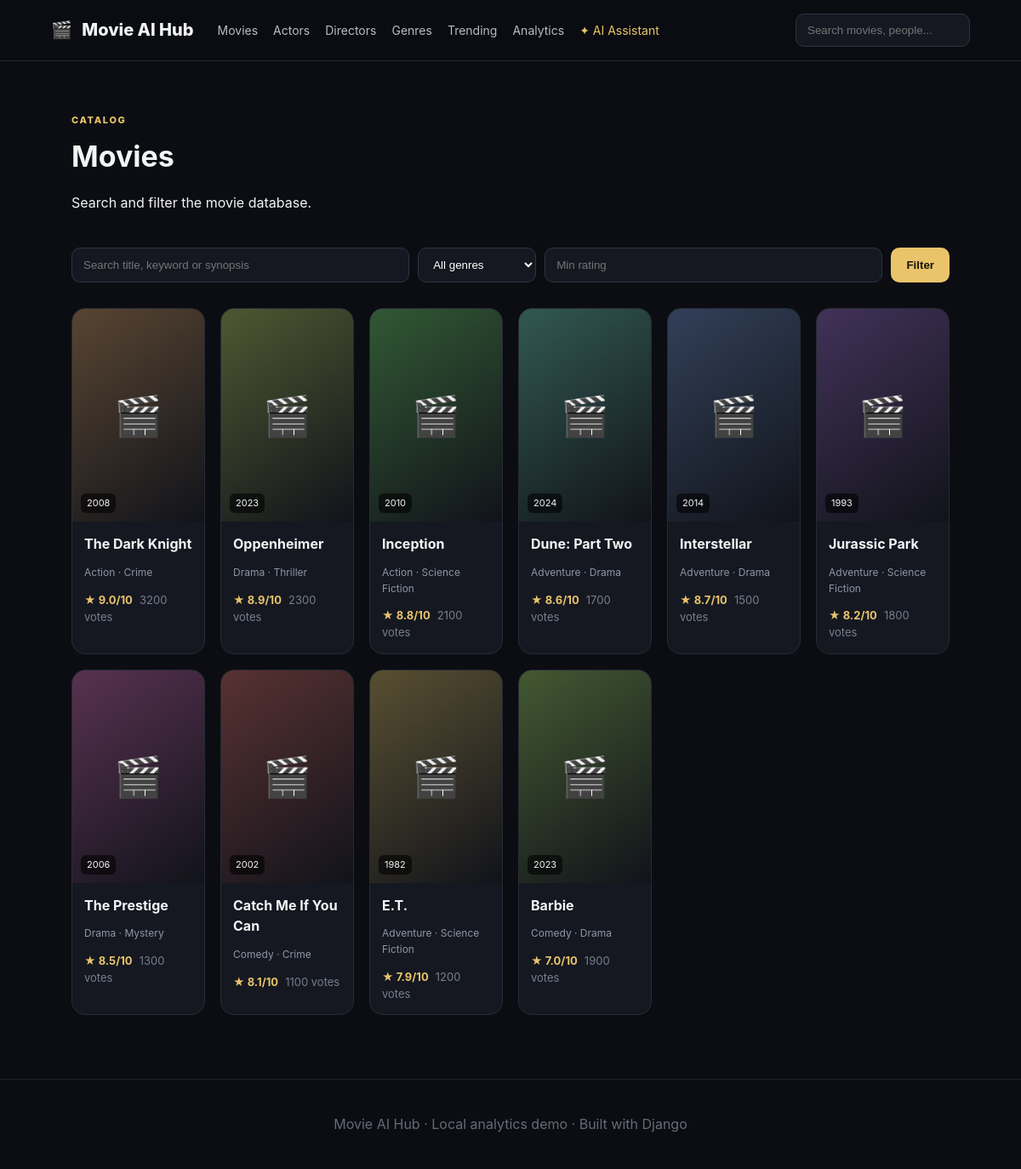
Page /movies/ on the committed database.
### core/models.py (models this page shows, shortened)
class Movie(models.Model):
    STATUS_CHOICES = [
        ("upcoming", "Upcoming"), ("released", "Released"),
        ("theatres", "In Theatres"), ("streaming", "Streaming"),
        ("archived", "Archived"),
    ]
    title = models.CharField(max_length=220)
    slug = models.SlugField(unique=True)
    poster = models.URLField(blank=True)
    backdrop = models.URLField(blank=True)
    release_date = models.DateField(null=True, blank=True)
    runtime = models.PositiveIntegerField(default=120, help_text="Runtime in minutes")
    language = models.CharField(max_length=80, default="English")
    country = models.CharField(max_length=120, blank=True)
    synopsis = models.TextField()
    certification = models.CharField(max_length=20, blank=True)
    budget = models.DecimalField(max_digits=14, decimal_places=2, default=0)
    box_office_revenue = models.DecimalField(max_digits=14, decimal_places=2, default=0)
    average_rating = models.DecimalField(max_digits=3, decimal_places=1, default=0,
        validators=[MinValueValidator(0), MaxValueValidator(10)])
    vote_count = models.PositiveIntegerField(default=0)
    trailer_url = models.URLField(blank=True)
    director = models.ForeignKey(Director, on_delete=models.SET_NULL, null=True, blank=True, related_name="movies")
    cast = models.ManyToManyField(Actor, blank=True, related_name="movies")
    genres = models.ManyToManyField(Genre, blank=True, related_name="movies")
    keywords = models.CharField(max_length=500, blank=True)
    status = models.CharField(max_length=20, choices=STATUS_CHOICES, default="released")
    popularity = models.FloatField(default=0)
    created_at = models.DateTimeField(auto_now_add=True)
    class Meta:
        ordering = ["-popularity", "-average_rating", "title"]
        indexes = [
            models.Index(fields=["title"]),
            models.Index(fields=["release_date"]),
            models.Index(fields=["average_rating"]),
            models.Index(fields=["status"]),
        ]

class Genre(models.Model):
    name = models.CharField(max_length=80, unique=True)
    description = models.TextField(blank=True)
    class Meta:
        ordering = ["name"]

### core/views.py (the view)
# urls.py: path("movies/", views.movies, name="movies"),
def movies(request):
    qs = Movie.objects.all()
    q = request.GET.get("q", "").strip()
    genre = request.GET.get("genre", "")
    year = request.GET.get("year", "")
    min_rating = request.GET.get("min_rating", "")
    if q:
        qs = qs.filter(Q(title__icontains=q) | Q(keywords__icontains=q) | Q(synopsis__icontains=q))
    if genre:
        qs = qs.filter(genres__id=genre)
    if year:
        qs = qs.filter(release_date__year=year)
    if min_rating:
        qs = qs.filter(average_rating__gte=min_rating)
    return render(request, "movies/list.html", {"movies": qs.distinct(), "genres": Genre.objects.all(), "query": q})

### templates/movies/list.html (shortened to what this page needs)
{% extends "base.html" %}
{% block content %}
<div class="page-head"><div><span class="eyebrow">CATALOG</span><h1>Movies</h1><p>Search and filter the movie database.</p></div></div>
<form class="filters"><input name="q" placeholder="Search title, keyword or synopsis" value="{{ query }}"><select name="genre"><option value="">All genres</option>{% for g in genres %}<option value="{{ g.id }}">{{ g.name }}</option>{% endfor %}</select><input name="min_rating" type="number" min="0" max="10" step=".1" placeholder="Min rating"><button class="btn">Filter</button></form>
<div class="grid">{% for movie in movies %}{% include "partials/movie_card.html" %}{% empty %}<div class="empty">No movies matched your search.</div>{% endfor %}</div>
{% endblock %}

### templates/partials/movie_card.html
<article class="movie-card">
  <div class="poster" style="--hue: {{ movie.id|add:37 }};"><span>🎬</span><small>{{ movie.release_date|date:"Y"|default:"—" }}</small></div>
  <div class="movie-info"><h3><a href="{% url 'movie_detail' movie.pk %}">{{ movie.title }}</a></h3>
  <p>{% for g in movie.genres.all|slice:":2" %}{{ g.name }}{% if not forloop.last %} · {% endif %}{% endfor %}</p>
  <div class="rating">★ {{ movie.average_rating }}/10 <span>{{ movie.vote_count }} votes</span></div></div>
</article>

### static/css/app.css (style rules this page uses)
* { box-sizing:border-box }
body { margin:0;font-family:Inter,system-ui,-apple-system,sans-serif;background:#0b0d12;color:#f3f4f6;line-height:1.55 }
a { color:inherit;text-decoration:none }
.nav-search input,.filters input,.filters select,.ai-form input,.ai-form select { background:#151821;border:1px solid #303442;color:#fff;border-radius:10px;padding:11px 13px;outline:none }
.eyebrow { letter-spacing:.15em;font-size:11px;color:#e9c46a;font-weight:800 }
.btn { border:0;background:#e9c46a;color:#17130a;padding:12px 18px;border-radius:10px;font-weight:800;cursor:pointer }
.section-head,.page-head { padding:55px 7% 24px;display:flex;justify-content:space-between;align-items:end }
.section-head h2,.page-head h1 { margin:6px 0 0;font-size:34px }
.grid { padding:0 7% 45px;display:grid;grid-template-columns:repeat(6,1fr);gap:18px }
.movie-card { background:#151821;border:1px solid #272b35;border-radius:16px;overflow:hidden;transition:.2s }
.poster { height:250px;background:linear-gradient(145deg,hsl(var(--hue),28%,27%),#11131a);display:flex;flex-direction:column;justify-content:center;align-items:center;font-size:46px;position:relative }
.poster small { position:absolute;bottom:10px;left:10px;background:#0009;padding:3px 7px;border-radius:6px;font-size:11px }
.movie-info { padding:14px }
.movie-info h3 { margin:0 0 4px;font-size:16px }
.movie-info p,.meta,.muted { color:#8f96a4;font-size:12px }
.rating { color:#e9c46a;font-weight:700;font-size:13px }
.rating span { color:#777e8c;font-weight:400;margin-left:5px }
.filters { margin:0 7% 30px;display:flex;gap:10px }
.filters input { flex:1 }

### rows in the picture
Movie: {{ movie.id|add:37 }} 40 (drawn), release_date "2008", title "The Dark Knight", average_rating "9.0", vote_count "3200"
Genre: name "Action"
Genre: name "Crime"
Movie: {{ movie.id|add:37 }} 45 (drawn), release_date "2023", title "Oppenheimer", average_rating "8.9", vote_count "2300"
Genre: name "Drama"
Genre: name "Thriller"
Movie: {{ movie.id|add:37 }} 39 (drawn), release_date "2010", title "Inception", average_rating "8.8", vote_count "2100"
Genre: name "Science Fiction"
Movie: {{ movie.id|add:37 }} 43 (drawn), release_date "2024", title "Dune: Part Two", average_rating "8.6", vote_count "1700"
Genre: name "Adventure"
Movie: {{ movie.id|add:37 }} 38 (drawn), release_date "2014", title "Interstellar", average_rating "8.7", vote_count "1500"
Movie: {{ movie.id|add:37 }} 41 (drawn), release_date "1993", title "Jurassic Park", average_rating "8.2", vote_count "1800"
Movie: {{ movie.id|add:37 }} 47 (drawn), release_date "2006", title "The Prestige", average_rating "8.5", vote_count "1300"
Genre: name "Mystery"
Movie: {{ movie.id|add:37 }} 46 (drawn), release_date "2002", title "Catch Me If You Can", average_rating "8.1", vote_count "1100"
Genre: name "Comedy"
Movie: {{ movie.id|add:37 }} 42 (drawn), release_date "1982", title "E.T.", average_rating "7.9", vote_count "1200"
Movie: {{ movie.id|add:37 }} 44 (drawn), release_date "2023", title "Barbie", average_rating "7.0", vote_count "1900"
